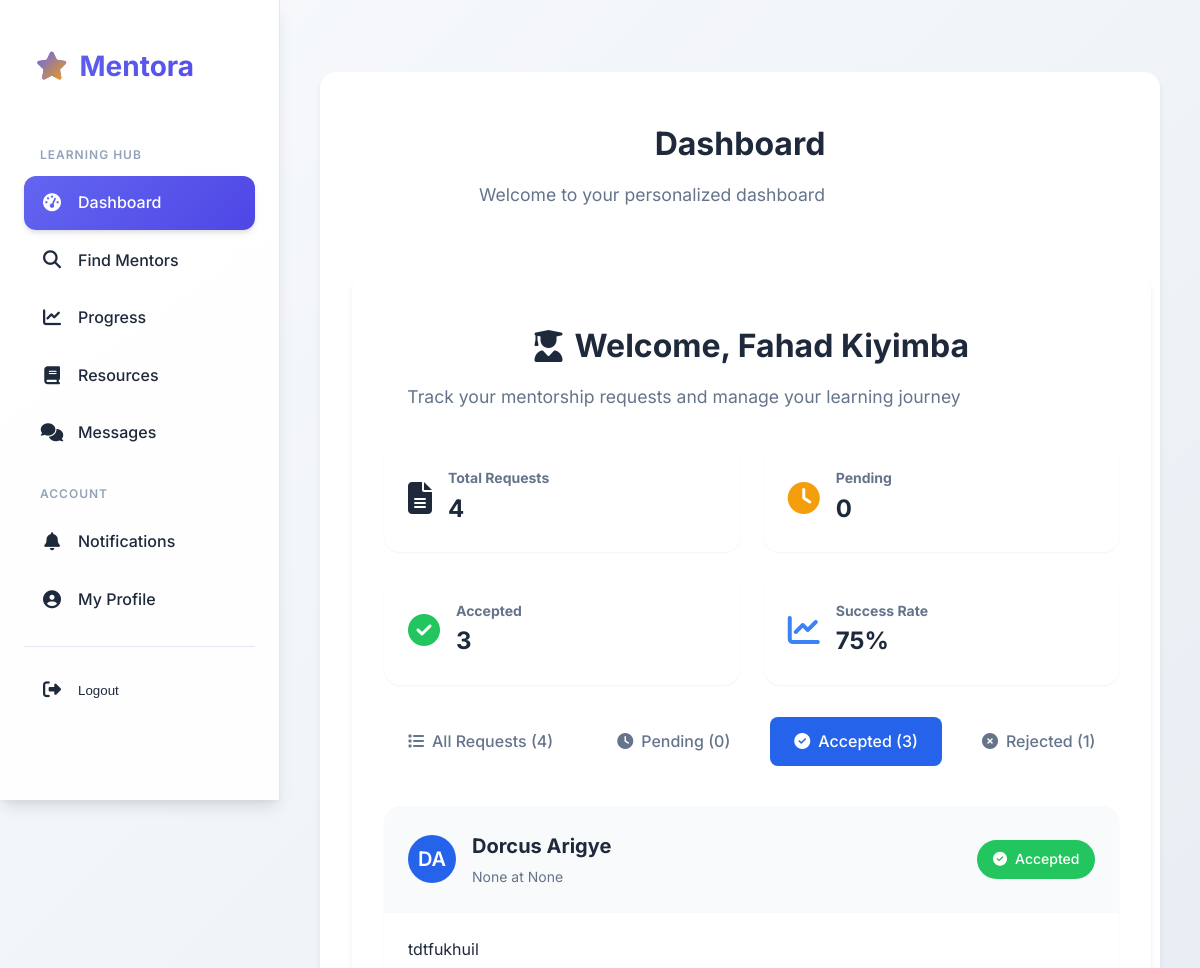
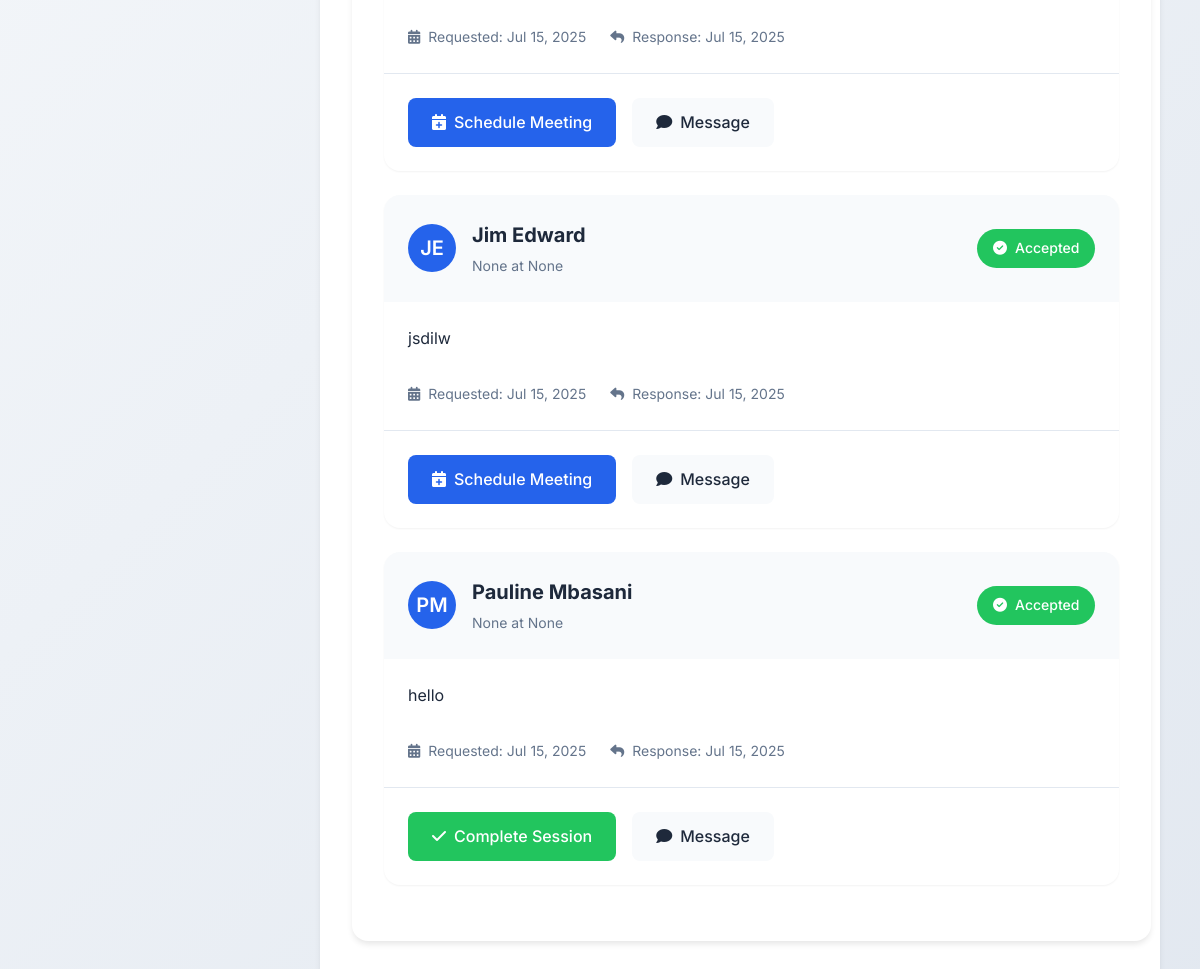
Screenshot of /mentors/mentee-dashboard/?status=accepted (signed in) with the database file from the repository (2 pictures, top to bottom).
### mentorship/models.py (models this page shows, shortened)
class MentorshipRequest(models.Model):
    mentee = models.ForeignKey(Mentee, on_delete=models.CASCADE, related_name='sent_requests')
    mentor = models.ForeignKey(Mentor, on_delete=models.CASCADE, related_name='received_requests')
    request_date = models.DateTimeField(auto_now_add=True)
    message = models.TextField()
    STATUS_CHOICES = [
        ('PENDING', 'Pending'),
        ('ACCEPTED', 'Accepted'),
        ('REJECTED', 'Rejected'),
    ]
    status = models.CharField(
        max_length=10,
        choices=STATUS_CHOICES,
        default='PENDING',
    )
    response_date = models.DateTimeField(blank=True, null=True)
    rejection_reason = models.TextField(blank=True, null=True)
    is_session_scheduled = models.BooleanField(default=False)
    class Meta:
        unique_together = ('mentee', 'mentor', 'status')
        constraints = [
            models.UniqueConstraint(
                fields=['mentee', 'mentor'],
                condition=models.Q(status__in=['PENDING', 'ACCEPTED']),
                name='unique_pending_or_accepted_request'
            )
        ]

class Mentor(models.Model):
    user = models.OneToOneField(User, on_delete=models.CASCADE)
    location = models.CharField(max_length=255, blank=True, null=True)
    expertise = models.ManyToManyField(Interest, related_name='mentors', blank=True)
    title = models.CharField(max_length=255, blank=True, null=True)
    company = models.CharField(max_length=255, blank=True, null=True)
    rating = models.DecimalField(max_digits=2, decimal_places=1, blank=True, null=True)
    reviews_count = models.IntegerField(default=0)
    price_per_session = models.DecimalField(max_digits=6, decimal_places=2, blank=True, null=True)
    experience_years = models.IntegerField(blank=True, null=True)
    availability = models.CharField(max_length=255, blank=True, null=True)
    STATUS_CHOICES = [
        ('AVAILABLE', 'Available for Mentorship'),
        ('BUSY', 'Currently Busy'),
        ('OFFLINE', 'Offline'),
    ]
    availability_status = models.CharField(
        max_length=20,
        choices=STATUS_CHOICES,
        default='AVAILABLE',
    )
    available_date=models.DateTimeField(blank=True, null=True)
    availabile_time=models.DateTimeField(blank=True, null=True)
    bio = models.TextField(blank=True, null=True)
    profile_picture = models.ImageField(upload_to='mentor_pics/', blank=True, null=True)

### mentorship/views.py (the view)
# urls.py: path('mentee-dashboard/',views.mentee_dashboard, name='mentee_dashboard'),
@login_required # Only logged-in users can access their dashboard
def mentee_dashboard(request):
    user = request.user
    try:
        mentee_profile = Mentee.objects.get(user=user)
    except Mentee.DoesNotExist:
        messages.error(request, "You must have a mentee profile to view your dashboard.")
        return redirect('home') # Redirect if no mentee profile
    all_requests = MentorshipRequest.objects.filter(mentee=mentee_profile).order_by('-request_date')
    total_requests_count = all_requests.count()
    pending_count = all_requests.filter(status='PENDING').count()
    accepted_count = all_requests.filter(status='ACCEPTED').count()
    rejected_count = all_requests.filter(status='REJECTED').count()
    success_rate = 0
    if total_requests_count > 0:
        success_rate = (accepted_count / total_requests_count) * 100
    status_filter = request.GET.get('status', 'all') # Default to 'all'
    if status_filter == 'all':
        requests_for_display = all_requests
    else:
        requests_for_display = all_requests.filter(status=status_filter.upper())
    context = {
        'total_requests_count': total_requests_count,
        'pending_count': pending_count,
        'accepted_count': accepted_count,
        'rejected_count': rejected_count,
        'success_rate': round(success_rate), # Round to nearest whole number
        'requests': requests_for_display,
        'current_status_filter': status_filter, # Pass back for active tab styling
    }
    return render(request, 'mentorship/mentee_dashboard.html', context)

### mentorship/templatetags/notification_extras.py (called while the page is built)
@register.inclusion_tag('mentorship/notification_badge.html', takes_context=True)
def notification_badge(context):
    request = context['request']
    if request.user.is_authenticated:
        unread_count = Notification.objects.filter(recipient=request.user, is_read=False).count()
        return {'unread_count': unread_count}
    return {'unread_count': 0} # Return 0 if not authenticated

### mentorship/templates/mentorship/mentee_dashboard.html (shortened to what this page needs)
{% extends 'mentorship/dashboard_base.html' %}
{% block dashboard_content %}
<div class="dashboard-container">
    <header class="dashboard-header">
        <h1>
            <i class="fas fa-user-graduate"></i>
            Welcome, {{ request.user.get_full_name|default:request.user.username }}
        </h1>
        <p class="subtitle">Track your mentorship requests and manage your learning journey</p>
    </header>
    <div class="stats-grid">
        <div class="stat-card">
            <i class="fas fa-file-alt"></i>
            <div class="stat-content">
                <h3>Total Requests</h3>
                <p class="stat-number">{{ total_requests_count }}</p>
            </div>
        </div>
        <div class="stat-card pending">
            <i class="fas fa-clock"></i>
            <div class="stat-content">
                <h3>Pending</h3>
                <p class="stat-number">{{ pending_count }}</p>
            </div>
        </div>
        <div class="stat-card accepted">
            <i class="fas fa-check-circle"></i>
            <div class="stat-content">
                <h3>Accepted</h3>
                <p class="stat-number">{{ accepted_count }}</p>
            </div>
        </div>
        <div class="stat-card success">
            <i class="fas fa-chart-line"></i>
            <div class="stat-content">
                <h3>Success Rate</h3>
                <p class="stat-number">{{ success_rate }}%</p>
            </div>
        </div>
    </div>
    <nav class="tab-navigation">
        <a href="{% url 'mentee_dashboard' %}?status=all"
           class="tab-item {% if current_status_filter == 'all' %}active{% endif %}">
            <i class="fas fa-list"></i>
            All Requests ({{ total_requests_count }})
        </a>
        <a href="{% url 'mentee_dashboard' %}?status=pending"
           class="tab-item {% if current_status_filter == 'pending' %}active{% endif %}">
            <i class="fas fa-clock"></i>
            Pending ({{ pending_count }})
        </a>
        <a href="{% url 'mentee_dashboard' %}?status=accepted"
           class="tab-item {% if current_status_filter == 'accepted' %}active{% endif %}">
            <i class="fas fa-check-circle"></i>
            Accepted ({{ accepted_count }})
        </a>
        <a href="{% url 'mentee_dashboard' %}?status=rejected"
           class="tab-item {% if current_status_filter == 'rejected' %}active{% endif %}">
            <i class="fas fa-times-circle"></i>
            Rejected ({{ rejected_count }})
        </a>
    </nav>
    <div class="request-list">
        {% if requests %}
            {% for request_item in requests %}
                <div class="request-card {{ request_item.status|lower }}">
                    <div class="request-header">
                        <div class="mentor-info">
                            <div class="mentor-avatar">
                                {% if request_item.mentor.user.first_name and request_item.mentor.user.last_name %}
                                    {{ request_item.mentor.user.first_name|first }}{{ request_item.mentor.user.last_name|first }}
                                {% else %}
                                    {{ request_item.mentor.user.username|first }}
                                {% endif %}
                            </div>
                            <div class="mentor-details">
                                <h2>
                                    <a href="{% url 'mentor_detail' pk=request_item.mentor.pk %}">
                                        {{ request_item.mentor.user.get_full_name|default:request_item.mentor.user.username }}
                                    </a>
                                </h2>
                                <p>{{ request_item.mentor.title }} at {{ request_item.mentor.company }}</p>
                            </div>
                        </div>
                        <div class="status-badge {{ request_item.status|lower }}">
                            <i class="fas {% if request_item.status == 'PENDING' %}fa-clock{% elif request_item.status == 'ACCEPTED' %}fa-check-circle{% else %}fa-times-circle{% endif %}"></i>
                            {{ request_item.get_status_display }}
                        </div>
                    </div>
                    <div class="request-body">
                        <p class="message">{{ request_item.message|truncatechars:200 }}</p>
                        <div class="meta-info">
                            <span>
                                <i class="fas fa-calendar-alt"></i>
                                Requested: {{ request_item.request_date|date:"M d, Y" }}
                            </span>
                            {% if request_item.response_date %}
                                <span>
                                    <i class="fas fa-reply"></i>
                                    Response: {{ request_item.response_date|date:"M d, Y" }}
                                </span>
                            {% endif %}
                        </div>
                    </div>
                    <div class="request-actions">
                        {% if request_item.status == 'ACCEPTED' %}
                            {% if not request_item.is_session_scheduled %}
                                <a href="{% url 'schedule_session' request_pk=request_item.pk %}" class="btn btn-primary">
                                    <i class="fas fa-calendar-plus"></i> Schedule Meeting
                                </a>
                            {% endif %}
                            {% if request_item.is_session_scheduled %}
                                <a href="{% url 'complete_session' session_pk=request_item.sessions.first.pk %}" class="btn btn-success">
                                    <i class="fas fa-check"></i> Complete Session
                                </a>
                            {% endif %}
                            <a href="{% url 'message_thread' request_pk=request_item.pk recipient_pk=request_item.mentor.user.pk %}" class="btn btn-secondary">
                                <i class="fas fa-comment"></i> Message
                            </a>
                        {% elif request_item.status == 'PENDING' %}
                            <span class="status-message pending">
                                <i class="fas fa-clock"></i> Awaiting mentor's response...
                            </span>
                        {% elif request_item.status == 'REJECTED' %}
                            <span class="status-message rejected">
                                <i class="fas fa-info-circle"></i>
                                {{ request_item.rejection_reason|default:"Request was declined" }}
                            </span>
                        {% endif %}
                    </div>
                </div>
            {% endfor %}
        {% endif %}
    </div>
</div>
{% endblock %}

### mentorship/templates/mentorship/base.html (style rules this page uses)
:root { --primary-color: #6366f1; --primary-dark: #4f46e5; --primary-light: #a5b4fc; --secondary-color: #64748b; --accent-color: #f59e0b; --background-light: #f8fafc; --background-dark: #0f172a; --surface: #ffffff; --surface-hover: #f1f5f9; --text-dark: #1e293b; --text-light: #64748b; --text-muted: #94a3b8; --border: #e2e8f0; --border-dark: #334155; --success: #10b981; --error: #ef4444; --warning: #f59e0b; --info: #3b82f6; --shadow-sm: 0 1px 2px 0 rgb(0 0 0 / 0.05); --shadow-md: 0 4px 6px -1px rgb(0 0 0 / 0.1), 0 2px 4px -1px rgb(0 0 0 / 0.06); --shadow-lg: 0 10px 15px -3px rgb(0 0 0 / 0.1), 0 4px 6px -2px rgb(0 0 0 / 0.05); --transition: all 0.3s cubic-bezier(0.4, 0, 0.2, 1); --border-radius: 12px; --sidebar-width: 280px; }
* { box-sizing: border-box; }
body { font-family: 'Inter', -apple-system, BlinkMacSystemFont, sans-serif; margin: 0; padding: 0; background: linear-gradient(135deg, #f8fafc 0%, #e2e8f0 100%); color: #1e293b; line-height: 1.6; display: flex; min-height: 100vh; font-weight: 400; }
html { scroll-behavior: smooth; }

### mentorship/templates/mentorship/dashboard_base.html (style rules this page uses)
.dashboard-container { max-width: 1200px; margin: 2rem auto; padding: 2rem; background-color: var(--white); border-radius: 1rem; box-shadow: var(--shadow-md); }
.dashboard-header { margin-bottom: 2rem; }
.dashboard-header h1 { color: var(--primary-color); margin-bottom: 0.5rem; font-size: 2rem; font-weight: 700; line-height: 1.2; }
.dashboard-header p { color: var(--text-light); font-size: 1.1rem; max-width: 600px; }
.stat-number { font-size: 2rem; font-weight: 700; color: var(--primary-color); margin-bottom: 0.5rem; }

### rows the page displays
MentorshipRequest: mentor.user.first_name|first "D", mentor.user.last_name|first "A", mentor.user.get_full_name "Dorcus Arigye", mentor "None", mentor.company "None", status "Accepted", message "tdtfukhuil", request_date "Jul 15, 2025", response_date "Jul 15, 2025", is_session_scheduled False (drawn), shows "Message"
MentorshipRequest: mentor.user.first_name|first "J", mentor.user.last_name|first "E", mentor.user.get_full_name "Jim Edward", mentor "None", mentor.company "None", status "Accepted", message "jsdilw", request_date "Jul 15, 2025", response_date "Jul 15, 2025", is_session_scheduled False (drawn), shows "Message"
MentorshipRequest: mentor.user.first_name|first "P", mentor.user.last_name|first "M", mentor.user.get_full_name "Pauline Mbasani", mentor "None", mentor.company "None", status "Accepted", message "hello", request_date "Jul 15, 2025", response_date "Jul 15, 2025", is_session_scheduled True (drawn), shows "Message"

### other values shown
{{ request.user.get_full_name|default:request.user.username }} "Fahad Kiyimba"
{{ total_requests_count }} "4"
{{ pending_count }} "0"
{{ accepted_count }} "3"
{{ success_rate }} "75"
{{ rejected_count }} "1"
